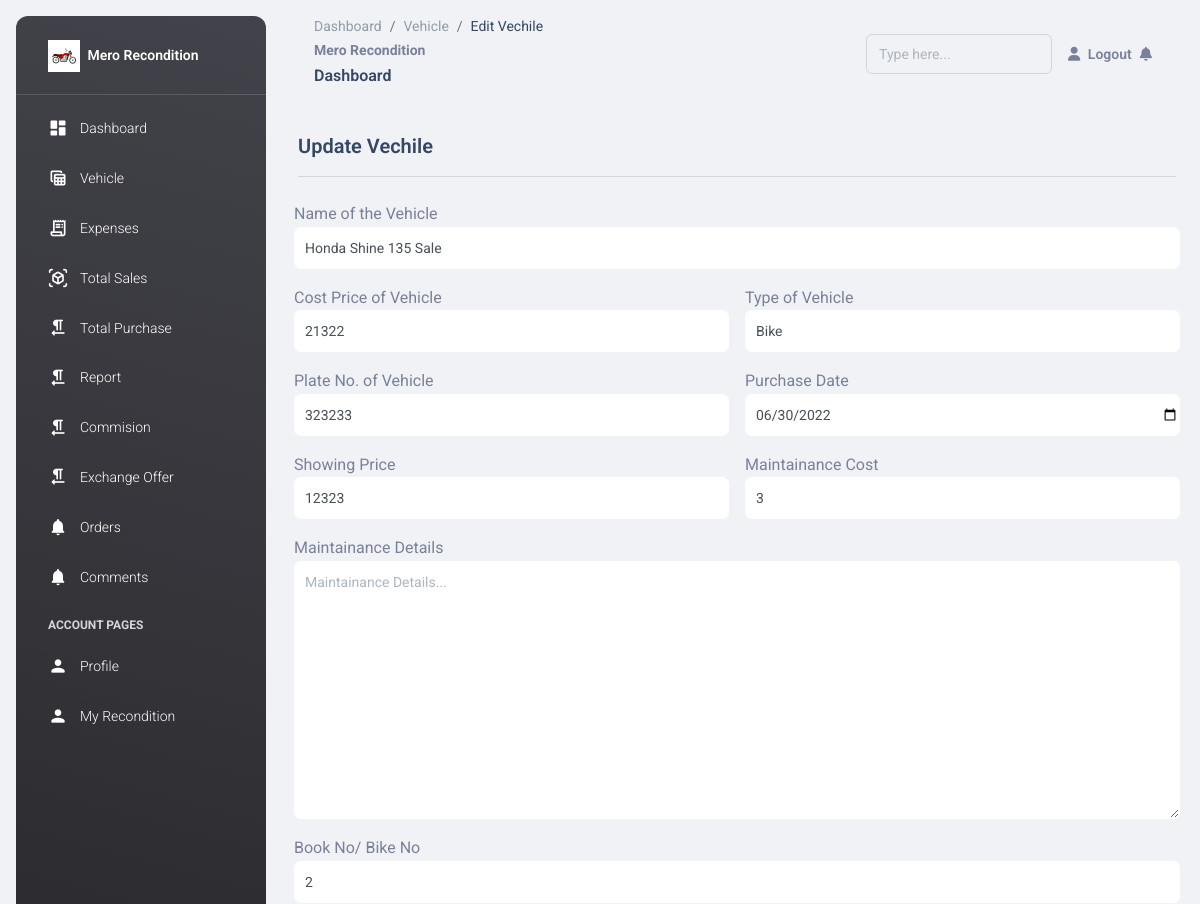
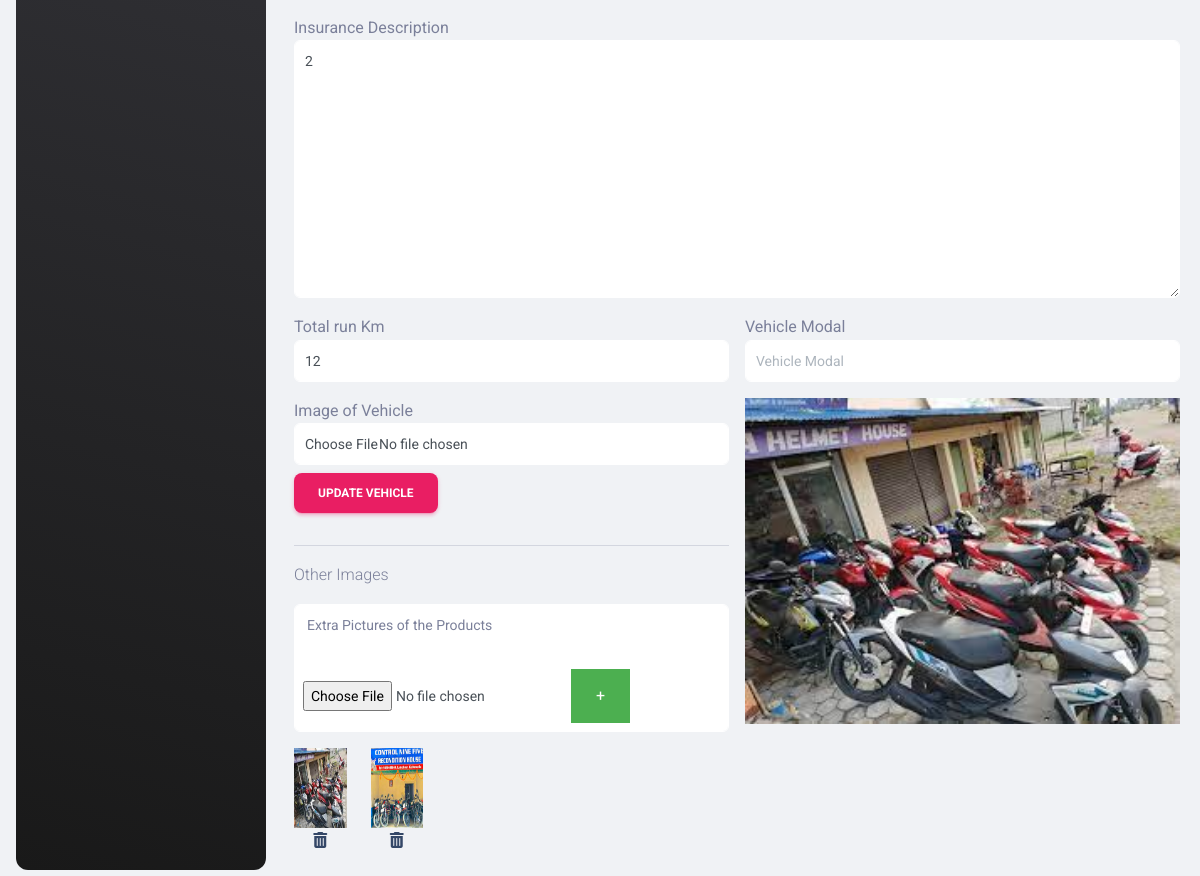
The app's page /recondition/editVehicle/17 with its own data (2 pictures, top to bottom).
### recon/models.py (models this page shows, shortened)
class Vehicle(models.Model):
    id = models.AutoField(primary_key=True)
    user = models.ForeignKey(CustomUser, related_name = "user_vehicle", on_delete= models.CASCADE)
    type = models.ForeignKey(Category, related_name="vehicle_category", on_delete=models.DO_NOTHING)
    name = models.CharField(max_length=100)
    slug = models.SlugField(max_length=200, unique = True)
    cost_price = models.IntegerField()
    plate_no = models.CharField(max_length=50)
    maintainance_cost = models.IntegerField(blank=True, null =True)
    maintainance_detail = models.CharField(max_length=500, blank=True, null =True)
    purchase_date = models.DateField(blank=True)
    sold_date = models.DateField(blank=True, null =True)
    showing_price = models.IntegerField()
    sold_status = models.BooleanField(default=False)
    image = models.ImageField(upload_to = "vehicle", blank = True , null =True)
    sold_price = models.IntegerField(blank=True , null =True)
    remarks = models.CharField(max_length=1000, blank=True, null =True)
    book_no = models.CharField(max_length=200 , blank=True, null =True)
    insurance = models.CharField(max_length=1000, blank=True , null =True)
    run_km = models.IntegerField()
    modal = models.CharField(max_length = 200, blank=True, null =True)
    objects = models.Manager()
    def __str__(self):
        return self.name

class Photos(models.Model):
    id = models.AutoField(primary_key=True)
    image = models.ImageField(upload_to ="vehicle_more", null = True, blank = True)
    vehicle = models.ForeignKey(Vehicle, related_name="vehicle_photo", on_delete=models.CASCADE)
    objects = models.Manager()

### recond/views.py (the view, shortened to what this page needs)
# urls.py: path('editVehicle/<int:id>', views.Editvehicle, name = "editvehicle"),
def Editvehicle(request, id):
    template_name = "recondition/editVehicle.html"
    vehicles = Vehicle.objects.get(id = id)
    print(vehicles)
    form = VehicleForm()
    form.fields['name'].initial = vehicles.name
    form.fields['cost_price'].initial = vehicles.cost_price
    form.fields['type'].initial = vehicles.type
    form.fields['plate_no'].initial = vehicles.plate_no
    form.fields['purchase_date'].initial = vehicles.purchase_date
    form.fields['showing_price'].initial = vehicles.showing_price
    form.fields['maintainance_cost'].initial = vehicles.maintainance_cost
    form.fields['maintainance_detail'].initial = vehicles.maintainance_detail
    form.fields['book_no'].initial = vehicles.book_no
    form.fields['insurance'].initial = vehicles.insurance
    form.fields['run_km'].initial = vehicles.run_km
    form.fields['modal'].initial = vehicles.modal
    dist =  {
        'form':form,
        'vehicle':vehicles
    }
    return render(request, template_name, dist)

### recon/models.py (called while the page is built)
    def __str__(self):
        return self.name

### templates/recondition/editVehicle.html (shortened to what this page needs)
{% extends 'recondition/homepage.html' %}
{% block pages %}
    <ol class="breadcrumb bg-transparent mb-0 pb-0 pt-1 px-0 me-sm-6 me-5">
        <li class="breadcrumb-item text-sm"><a class="opacity-5 text-dark" href="{%url 'recond:homepage'%}">Dashboard</a></li>
        <li class="breadcrumb-item text-sm"><a class="opacity-5 text-dark" href="{%url 'recond:vehicle'%}">Vehicle</a></li>
        <li class="breadcrumb-item text-sm text-dark active" aria-current="page">Edit Vechile</li>
    </ol>
{% endblock pages %}
{% block content %}
    <div class="container-fluid py-4">
        <h5>Update Vechile</h5>
        <hr>
        <form action="" method="post"  enctype="multipart/form-data">
            <div class="row">
                <div class="col-12 col-md-12 p-2">
                    {{form.name.label}}
                    {{form.name}}
                </div>
                <div class="col-6 col-md-6 p-2">
                    {{form.cost_price.label}}
                    {{form.cost_price}}
                </div>
                <div class="col-6 col-md-6 p-2">
                    {{form.type.label}}
                    {{form.type}}
                </div>
                <div class="col-6 col-md-6 p-2">
                    {{form.plate_no.label}}
                    {{form.plate_no}}
                </div>
                <div class="col-6 col-md-6 p-2">
                    {{form.purchase_date.label}}
                    {{form.purchase_date}}
                </div>
                <div class="col-6 col-md-6 p-2">
                    {{form.showing_price.label}}
                    {{form.showing_price}}
                </div>
                <div class="col-12 col-md-6 p-2">
                    {{form.maintainance_cost.label}}
                    {{form.maintainance_cost}}
                </div>
                <div class="col-12 col-md-12 p-2">
                    {{form.maintainance_detail.label}}
                    {{form.maintainance_detail}}
                </div>
                <div class="col-12 col-md-12 p-2">
                    {{form.book_no.label}}
                    {{form.book_no}}
                </div>
                <div class="col-12 col-md-12 p-2">
                    {{form.insurance.label}}
                    {{form.insurance}}
                </div>
                <div class="col-6 col-md-6 p-2">
                    {{form.run_km.label}}
                    {{form.run_km}}
                </div>
                <div class="col-6 col-md-6 p-2">
                    {{form.modal.label}}
                    {{form.modal}}
                </div>
                <div class="col-12 col-md-6 p-2">
                    {{form.image.label}}
                    {{form.image}}
                    <button type="submit" class="btn btn-primary mt-2">
                        Update Vehicle
                    </button>
                    <hr>
                    <p>Other Images</p>
                    <div class="col-12 col-md-12 p-2 form-control" style ="display: inline-table;">
                        <label for="file" style ="display: block;">Extra Pictures of the Products</label> <br>
                        <div id="images" style ="display: inline-table;">
                          <input type="file"  accept="image/*" name="file[]">
                        </div>
                        <button type="button" name="add_image" id="add_image" style=" background-color: #4CAF50; /* Green */
                        border: none;
                        color: white;
                        padding: 15px 25px;
                        text-align: center;
                        text-decoration: none;
                        display: inline-block;
                        font-size: 16px;"> + </button>
                    </div>
                    <div class="row pt-3">
                        {% for i in vehicle.vehicle_photo.all  %}
                            <div class="col-md-3 col-lg-2 col-4 text-center">
                                <img src="{{i.image.url}}" alt="{{vehicle.name}}" style="height:80px; width:100%;">
                                <a href="{%url 'recond:deleteImage' i.id%}">
                                    <i class="fa fa-trash"></i>
                                </a>
                            </div>
                        {% endfor %}
                    </div>
                </div>
                <div class="col-12 col-md-6 p-2">
                    <img src="{{vehicle.image.url}}" alt="vehicle.name" style="height:auto; width:100%;">
                </div>
            </div>
        </form>
    </div>
{% endblock content %}

### templates/dashbord/dashboard.html (style rules this page uses)
.form-control { border: 1px solid white; background-color: white; color: #495057; padding-left: 10px; }

### records on screen
Vehicle: name "Honda Shine 135 Sale", cost_price "21322", type "Bike", plate_no "323233", purchase_date "06/30/2022", showing_price "12323", maintainance_cost "3", book_no "2", insurance "2", run_km "12", image (picture)
Photos: image (picture)
Photos: image (picture)
